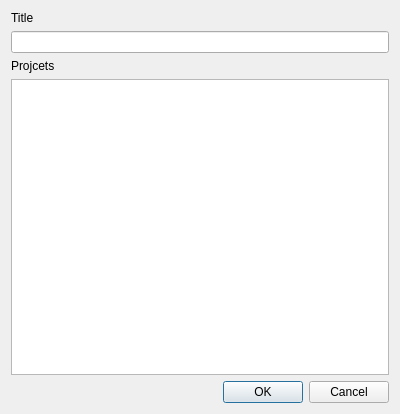
<?xml version="1.0" encoding="UTF-8"?>
<ui version="4.0">
 <class>CProjectDialog</class>
 <widget class="QDialog" name="CProjectDialog">
  <property name="geometry">
   <rect>
    <x>0</x>
    <y>0</y>
    <width>400</width>
    <height>414</height>
   </rect>
  </property>
  <property name="windowTitle">
   <string>Dialog</string>
  </property>
  <layout class="QVBoxLayout" name="verticalLayout">
   <item>
    <widget class="QLabel" name="label">
     <property name="text">
      <string>Title</string>
     </property>
    </widget>
   </item>
   <item>
    <widget class="QLineEdit" name="titleEdit"/>
   </item>
   <item>
    <widget class="QLabel" name="label_2">
     <property name="text">
      <string>Projcets</string>
     </property>
    </widget>
   </item>
   <item>
    <widget class="QListWidget" name="projectList"/>
   </item>
   <item>
    <widget class="QDialogButtonBox" name="buttonBox">
     <property name="orientation">
      <enum>Qt::Orientation::Horizontal</enum>
     </property>
     <property name="standardButtons">
      <set>QDialogButtonBox::StandardButton::Cancel|QDialogButtonBox::StandardButton::Ok</set>
     </property>
    </widget>
   </item>
  </layout>
 </widget>
 <resources/>
 <connections>
  <connection>
   <sender>buttonBox</sender>
   <signal>accepted()</signal>
   <receiver>CProjectDialog</receiver>
   <slot>accept()</slot>
   <hints>
    <hint type="sourcelabel">
     <x>248</x>
     <y>254</y>
    </hint>
    <hint type="destinationlabel">
     <x>157</x>
     <y>274</y>
    </hint>
   </hints>
  </connection>
  <connection>
   <sender>buttonBox</sender>
   <signal>rejected()</signal>
   <receiver>CProjectDialog</receiver>
   <slot>reject()</slot>
   <hints>
    <hint type="sourcelabel">
     <x>316</x>
     <y>260</y>
    </hint>
    <hint type="destinationlabel">
     <x>286</x>
     <y>274</y>
    </hint>
   </hints>
  </connection>
 </connections>
</ui>
